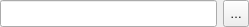
<?xml version="1.0" encoding="UTF-8"?>
<ui version="4.0">
 <class>QgsProcessingDestinationWidgetBase</class>
 <widget class="QWidget" name="QgsProcessingDestinationWidgetBase">
  <property name="geometry">
   <rect>
    <x>0</x>
    <y>0</y>
    <width>249</width>
    <height>27</height>
   </rect>
  </property>
  <property name="windowTitle">
   <string>Form</string>
  </property>
  <layout class="QGridLayout" name="gridLayout">
   <property name="leftMargin">
    <number>0</number>
   </property>
   <property name="topMargin">
    <number>0</number>
   </property>
   <property name="rightMargin">
    <number>0</number>
   </property>
   <property name="bottomMargin">
    <number>0</number>
   </property>
   <item row="0" column="0">
    <widget class="QgsHighlightableLineEdit" name="leText">
     <property name="sizePolicy">
      <sizepolicy hsizetype="Expanding" vsizetype="Preferred">
       <horstretch>0</horstretch>
       <verstretch>0</verstretch>
      </sizepolicy>
     </property>
    </widget>
   </item>
   <item row="0" column="1">
    <widget class="QToolButton" name="mSelectButton">
     <property name="sizePolicy">
      <sizepolicy hsizetype="Fixed" vsizetype="Preferred">
       <horstretch>0</horstretch>
       <verstretch>0</verstretch>
      </sizepolicy>
     </property>
     <property name="text">
      <string>…</string>
     </property>
    </widget>
   </item>
  </layout>
 </widget>
 <customwidgets>
  <customwidget>
   <class>QgsHighlightableLineEdit</class>
   <extends>QLineEdit</extends>
   <header>qgshighlightablelineedit.h</header>
  </customwidget>
 </customwidgets>
 <resources/>
 <connections/>
</ui>
